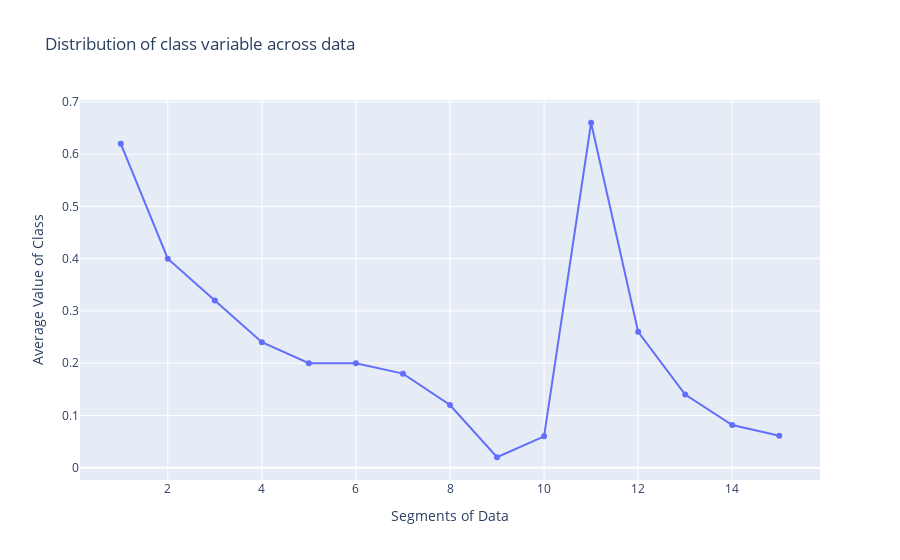

Write notebook code for a chart like this one.
### Code cell
segments_df= np.array_split(bt_df, 15)

class_distribution_fig = go.Figure()
avg_class = np.zeros((15, 2))

for i in range(len(segments_df)):
    avg_class[i][1] = sum(split_df[i]['class'])/len(segments_df[i])
    avg_class[i][0] = i+1

class_distribution_fig = go.Figure()

class_distribution_fig.add_trace(go.Scatter(
    x=avg_class[:, 0],  # Use the first column as x-values
    y=avg_class[:, 1],  # Use the second column as y-values
    mode='lines+markers',  # Connect the points with lines
    name='Data Points'
))

class_distribution_fig.update_layout(
    title='Distribution of class variable across data',
    xaxis_title='Segments of Data',
    yaxis_title='Average Value of Class',
)

class_distribution_fig.show()

### Figure 1 — Plotly figure (JSON) as saved in the notebook; plotly's stock layout.template omitted (floating-point values rounded to 4 significant figures)
{"data": [{"mode": "lines+markers", "name": "Data Points", "type": "scatter", "x": [1, 2, 3, 4, 5, 6, 7, 8, 9, 10, 11, 12, 13, 14, 15], "y": [0.62, 0.4, 0.32, 0.24, 0.2, 0.2, 0.18, 0.12, 0.02, 0.06, 0.66, 0.26, 0.14, 0.08163, 0.06122]}], "layout": {"title": {"text": "Distribution of class variable across data"}, "xaxis": {"title": {"text": "Segments of Data"}}, "yaxis": {"title": {"text": "Average Value of Class"}}}}
